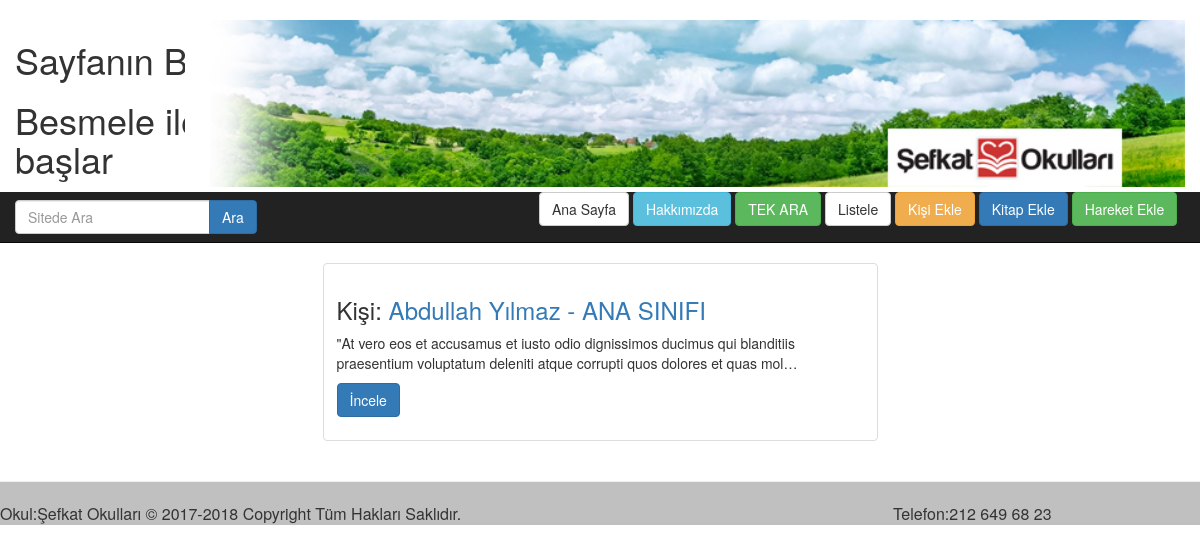
The page /abdullah-yilmaz-ana-sinifi/kisi_incele/ on the database its author committed.
### post/models.py (models this page shows, shortened)
class Kisiler(models.Model):
    adsoyad = models.CharField(max_length=60, verbose_name='Adı ve Soyadı')
    sinifi = models.CharField(max_length=60, verbose_name='Sınıfı')
    nosu = models.CharField(max_length=60, verbose_name='Nosu')
    telefonu = models.CharField(max_length=60, verbose_name='Telefonu')
    email = models.EmailField(verbose_name='e-Mail')
    aciklama  = models.TextField(verbose_name='Açıklama')
    slug = models.SlugField(unique=True, editable=False, max_length=70)
    def get_absolute_url(self):     # ayrıntılı inceleme slug ile farkı ne
        return reverse('kisi_incele', kwargs={'slug': self.slug})
    def get_absolute_url2(self):     # ayrıntılı inceleme slug ile farkı ne
        return reverse('kisi_incelefull', kwargs={'slug': self.slug})
    class Meta:                                       # Adminde Kisilers yerine Kişiler gözükür
        verbose_name_plural = 'Kişiler'

### post/views.py (the view)
# urls.py: url(r'^(?P<slug>[\w-]+)/kisi_incele/$', kisi_incele, name='kisi_incele'),
def kisi_incele(request, slug):
    kisi = get_object_or_404(Kisiler, slug=slug)
    return render(request, 'kisi_incele.html', locals())

### templates/kisi_incele.html (shortened to what this page needs)
{% extends 'header.html' %}
{% block orta %}
    <div class="container">
        <div class="row">
            <div class="col-md-6 col-md-offset-3">
                <div class="thumbnail">
                    <div class="caption">
                        <h3>Kişi: <a href="{{ kisi.get_absolute_url }}">{{ kisi.adsoyad }}</a> </h3>
                        <p>{{ kisi.aciklama|safe|linebreaks|truncatechars:150 }}</p>
                        <p>
                         <a href="{{ kisi.get_absolute_url2 }}" class="btn btn-primary" role="button">İncele</a>
                        </p>
                    </div>
                </div>
            </div>
        </div>
    </div>
{% endblock orta %}

### rows shown on the page
Kisiler: adsoyad "Abdullah Yılmaz - ANA SINIFI", aciklama "\"At vero eos et accusamus et iusto odio dignissimos ducimus qui blanditiis praesentium voluptatum deleniti atque corrupti quos dolores et quas mol…"
